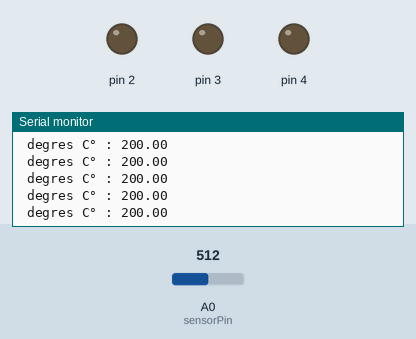
Simulated run of this sketch. Board: Arduino Uno, built with avr-gcc and run on an emulated ATmega328P. Shown: output pins drawn as LEDs (lit = HIGH), the last lines printed to the serial monitor. The test bench sets the inputs (shaded band); at power-on: A0 (sensorPin) = 512.

Above: at 1.2 s.
1.3 s: A0 (sensorPin) set to 324
At 1.8 s:
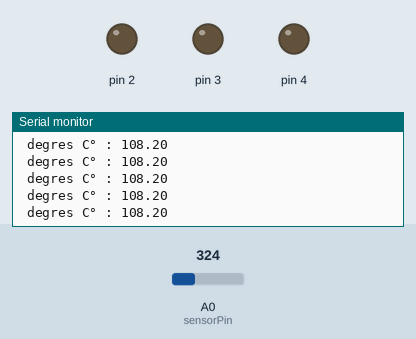
2.8 s: A0 (sensorPin) set to 290
At 3.8 s:
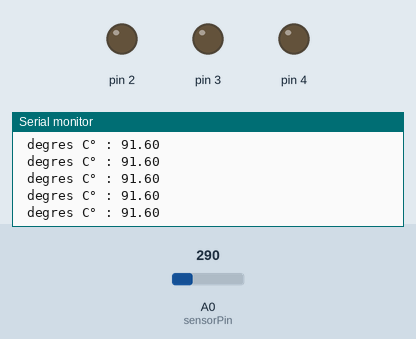
Timing chart, 0 to 5.8 s (numbered marks = the images above; inputs shaded):
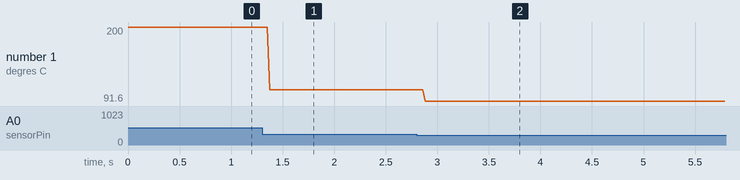

The sketch:

p_3_love_meter.ino
```cpp
const int sensorPin = A0;
const float baselineTemp = 25;

void setup() {
  // put your setup code here, to run once:
  Serial.begin(9600);
  for(int pinNumber = 2; pinNumber < 5; pinNumber++ )
  {
    pinMode(pinNumber, OUTPUT);
    digitalWrite(pinNumber, LOW);
  }
}

void loop() {
  int sensorVal = analogRead(sensorPin);
  //Serial.print(" Valeur capteur : ");
  //Serial.print(sensorVal);

  float voltage = (sensorVal / 1024.0) * 5;
  //Serial.print(" Voltage : ");
  //Serial.print(voltage);

  Serial.print(" degres C° : ");
  float temperature = (voltage -0.5) * 100;
  Serial.println(temperature);

  if(temperature < baselineTemp)
  {
     for(int pinNumber = 2; pinNumber < 5; pinNumber++ )
     {
        digitalWrite(pinNumber, LOW);
     }
  }
  else if(temperature >= baselineTemp + 2 && temperature <= baselineTemp +4)
  {
    digitalWrite(2, HIGH);
    digitalWrite(3, LOW);
    digitalWrite(4, LOW);
  }else if(temperature >= baselineTemp +4 && temperature <= baselineTemp +6)
  {
    for(int pinNumber = 2; pinNumber < 5; pinNumber++ )
     {
        digitalWrite(pinNumber, HIGH);
     }
  }

  delay(1);
}
```

Measured:
- after the input at 1.3 s, the serial monitor: prints a new line after 0.07 s (image 1)
- after the input at 2.8 s, the serial monitor: prints a new line after 0.08 s (image 2)
- plotted number 1: 200 → 108.2 after the input at 1.3 s, 108.2 → 91.6 after the input at 2.8 s
